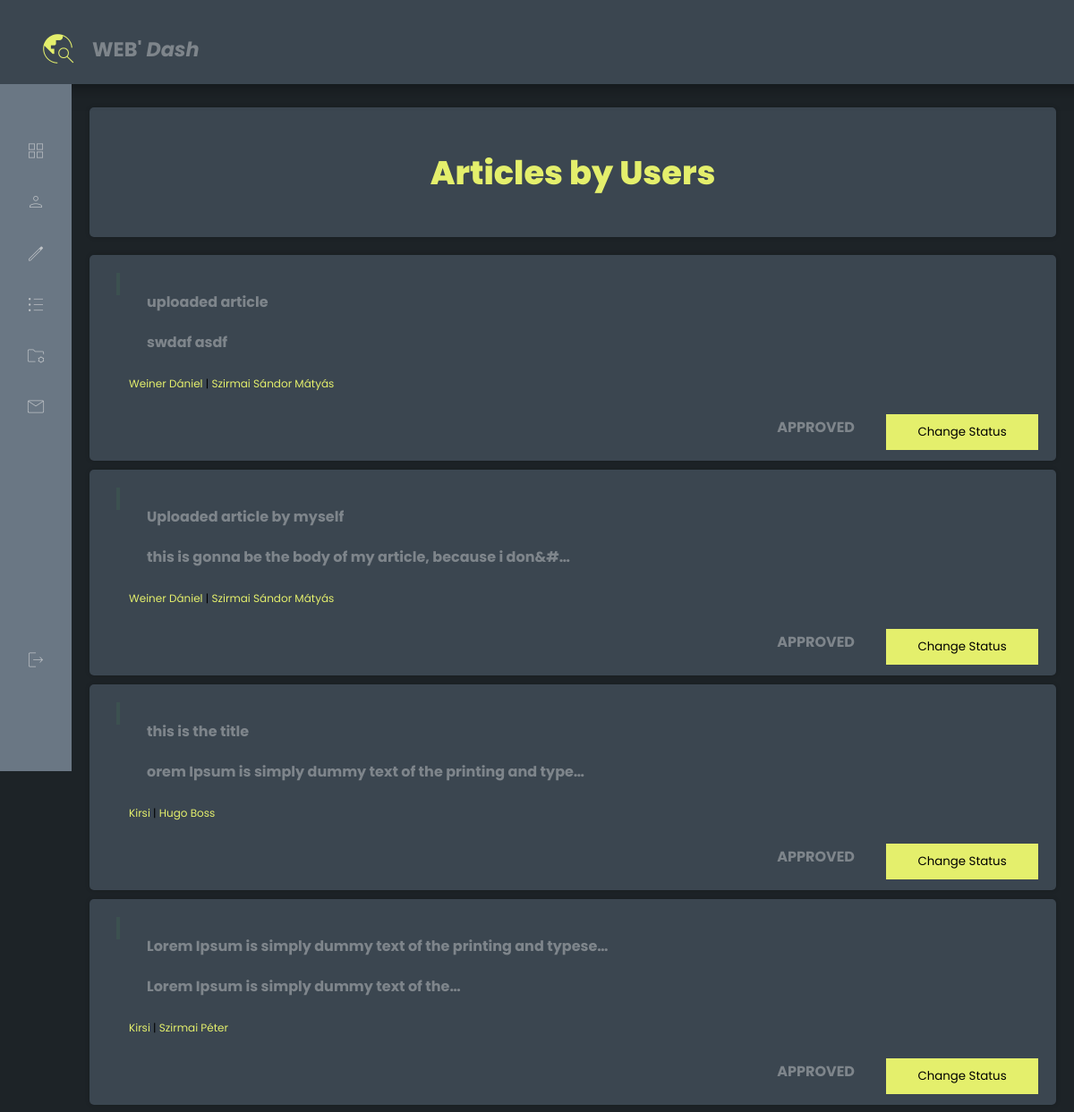
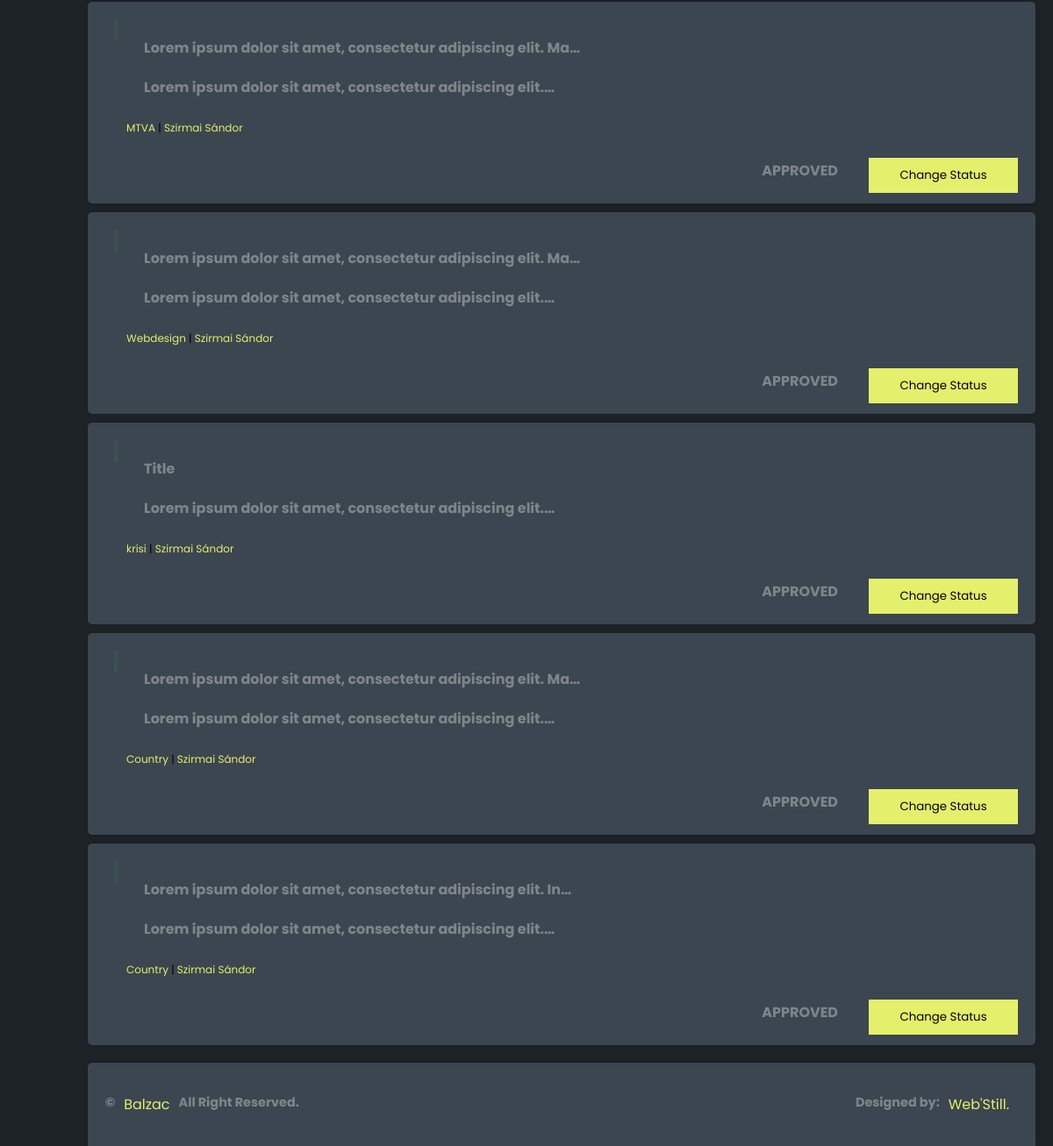
The page /dashboard/approved/ (signed in) on the database its author committed (2 pictures, top to bottom).
### loginsystem/models.py (models this page shows, shortened)
class ArticleUser(models.Model):
    STATUS_CHOICES = (
        ('pending', 'Pending'),
        ('approved', 'Approved'),
        ('rejected', 'Rejected'),
    )
    user = models.ForeignKey(User, on_delete=models.CASCADE)
    created = models.DateTimeField(auto_now_add=True, null=True)
    updated = models.DateTimeField(auto_now=True, null=True)
    body = RichTextUploadingField(max_length=1000000, null=True)
    category = models.CharField(max_length=100, null=True, blank=False)
    title = models.CharField(max_length=200, null=True)
    status = models.CharField(max_length=10, choices=STATUS_CHOICES, default='pending')
    class Meta:
        ordering = ['created']

class Profile(models.Model):
    user = models.OneToOneField(User, on_delete=models.CASCADE)
    img = models.ImageField(upload_to="images/", default="images/home8.jpg")
    bio = models.CharField(null=True, max_length=1000000, default='Bio:')
    name = models.CharField(null=True, max_length=300)
    phone = models.CharField(max_length=15, blank=True, null=True)

### loginsystem/decorators.py (the view)
        def wrapper_func(request, *args, **kwargs):
            group = None
            if request.user.groups.exists():
                group = request.user.groups.all()[0].name
                if group in allowed_roles:
                    return view_func(request, *args, **kwargs)
                else:
                    return HttpResponse('You are nor allowed here!')
            return view_func(request, *args, **kwargs)

### creationboard/templatetags/custom_tag.py (called while the page is built)
@register.filter
def is_admin(user):
    return user.groups.filter(name='admin').exists()

### dashboard/views.py (called while the page is built)
@login_required(login_url='login')
@allowed_users(allowed_roles=['admin'])
def Approved(request):
    articles = models.ArticleUser.objects.filter(status='approved').order_by('-created')
    context = {'articles': articles}
    return render(request, 'dash/pre-manage-article.html', context)

### templates/dash/pre-manage-article.html (shortened to what this page needs)
				{% load static %}
				<!DOCTYPE html>
				<html>
				<head>
					<link rel="stylesheet" type="text/css" href="{% static 'dash/style.css' %}">
					<link rel="stylesheet" type="text/css" href="{% static 'dash/style1.css' %}">
				</head>
				<body>
					{% include 'dash/navbartop.html' %}
				<div class="grid">
				{% include 'dash/navbarside.html' %}
						<main class="main">
							<div class="row">
								<div class="card-03" style="padding: 20px;">
									<h1 align="center"><a href="/">Articles by Users</a></h1>
								</div>
							</div>
								{% for articleuser in articles %}
								<div class="card-03" style="padding: 20px;">
										<div class="article-with-pic-1">
											<a href="{% url 'user-status' articleuser.title %}">
											<div class="article-pic">
											</div>
											<div class="pic-with-articles">
												<a href="{% url 'user-status' articleuser.title %}">
													<h5>{{ articleuser.title|truncatechars:60 }}</h5>
													<h5>{{ articleuser.body|truncatechars:60|safe }}</h5>
												</a>
												<small><span><a href="{% url 'user-status' articleuser.title %}">{{ articleuser.category }}</a></span>  |  <span><a href="#">{{ articleuser.user.profile.name }}</a></span></small>
											</div>
											</a>
										</div>
										<a href=""> <div align="right" class="flex-row"><h5>{{articleuser.status}}</h5> <button class="check-member-btn" style="color: black; background: #E4EF6C;" href="/">Change Status</button></div></a>
								</div>
								{% endfor %}
							{% include 'dash/footer.html' %}
						</main>
					</div>
					</body>
				</html>

### static/dash/style.css (style rules this page uses)
:root { --primary: #E4EF6C; --secondary: #3b4650; --light: #93926c; --dark: #1d2327; --white: #fff; --hover: #c9d35e; --card-radius: 5px; --border-radius: 3px; --muted: rgba(0, 0, 0, .3); }
* { font-family: 'Poppins', sans-serif; }
html { background: var(--dark); }
body { padding: 0; margin: 0; position: relative; }
.grid { display: flex; min-height: 100vh; }
a { color: var(--primary); text-decoration:none; cursor: pointer; }
h1 { font-weight: 800; font-size: 2.3rem; cursor: pointer; }
h5 { font-size: 1rem; color: var(--primary); filter: grayscale(100%) opacity(0.4); transition: 0.5s; margin: 20px; cursor: pointer; }
small { font-size: 0.75rem; cursor: pointer; }
.row { width: 100%; display: flex; justify-content: center; flex-wrap: wrap; }
.card-03 { background: var(--secondary); position: relative; flex: 1; margin: 10px; border-radius: var(--card-radius); box-shadow: 0 0 5px rgba(0, 0, 0, .2); }
.main { margin: 110px 10px 0 10px; flex-direction: column; width: 100%; padding-left: 80px; }
a { cursor: pointer; }

### static/dash/style1.css (style rules this page uses)
:root { --text-color-greany: #3c5150; }
.article-with-pic-1 { display: flex; flex-direction: row; align-items: top; padding-bottom: 20px; }
.article-pic { border-right: 4px solid var(--text-color-greany); border-top-left-radius: 5px; border-bottom-left-radius: 5px; }
.pic-with-articles { padding-left: 10px; }
.check-member-btn { background: red; border-radius: var(--input-border-radius); color: var(--bg-dark); border: 0; transition: 0.5s; padding: 10px; margin: 0; margin-bottom: -10px; cursor: pointer; max-width: 180px; min-width: 170px; }
.flex-row { display: flex; flex-direction: row; align-items: center; justify-content: right; }
.flex-row h5 { text-transform: uppercase; text-decoration: none; margin: 5px; padding-right: 30px; }

### rows shown on the page
ArticleUser: title "uploaded article", body "swdaf asdf", category "Weiner Dániel", user.profile.name "Szirmai Sándor Mátyás", status "APPROVED"
ArticleUser: title "Uploaded article by myself", body "this is gonna be the body of my article, because i don&#…", category "Weiner Dániel", user.profile.name "Szirmai Sándor Mátyás", status "APPROVED"
ArticleUser: title "this is the title", body "orem Ipsum is simply dummy text of the printing and type…", category "Kirsi", user.profile.name "Hugo Boss", status "APPROVED"
ArticleUser: title "Lorem Ipsum is simply dummy text of the printing and typese…", body "Lorem Ipsum is simply dummy text of the…", category "Kirsi", user.profile.name "Szirmai Péter", status "APPROVED"
ArticleUser: title "Lorem ipsum dolor sit amet, consectetur adipiscing elit. Ma…", body "Lorem ipsum dolor sit amet, consectetur adipiscing elit.…", category "MTVA", user.profile.name "Szirmai Sándor", status "APPROVED"
ArticleUser: title "Lorem ipsum dolor sit amet, consectetur adipiscing elit. Ma…", body "Lorem ipsum dolor sit amet, consectetur adipiscing elit.…", category "Webdesign", user.profile.name "Szirmai Sándor", status "APPROVED"
ArticleUser: title "Title", body "Lorem ipsum dolor sit amet, consectetur adipiscing elit.…", category "krisi", user.profile.name "Szirmai Sándor", status "APPROVED"
ArticleUser: title "Lorem ipsum dolor sit amet, consectetur adipiscing elit. Ma…", body "Lorem ipsum dolor sit amet, consectetur adipiscing elit.…", category "Country", user.profile.name "Szirmai Sándor", status "APPROVED"
ArticleUser: title "Lorem ipsum dolor sit amet, consectetur adipiscing elit. In…", body "Lorem ipsum dolor sit amet, consectetur adipiscing elit.…", category "Country", user.profile.name "Szirmai Sándor", status "APPROVED"
